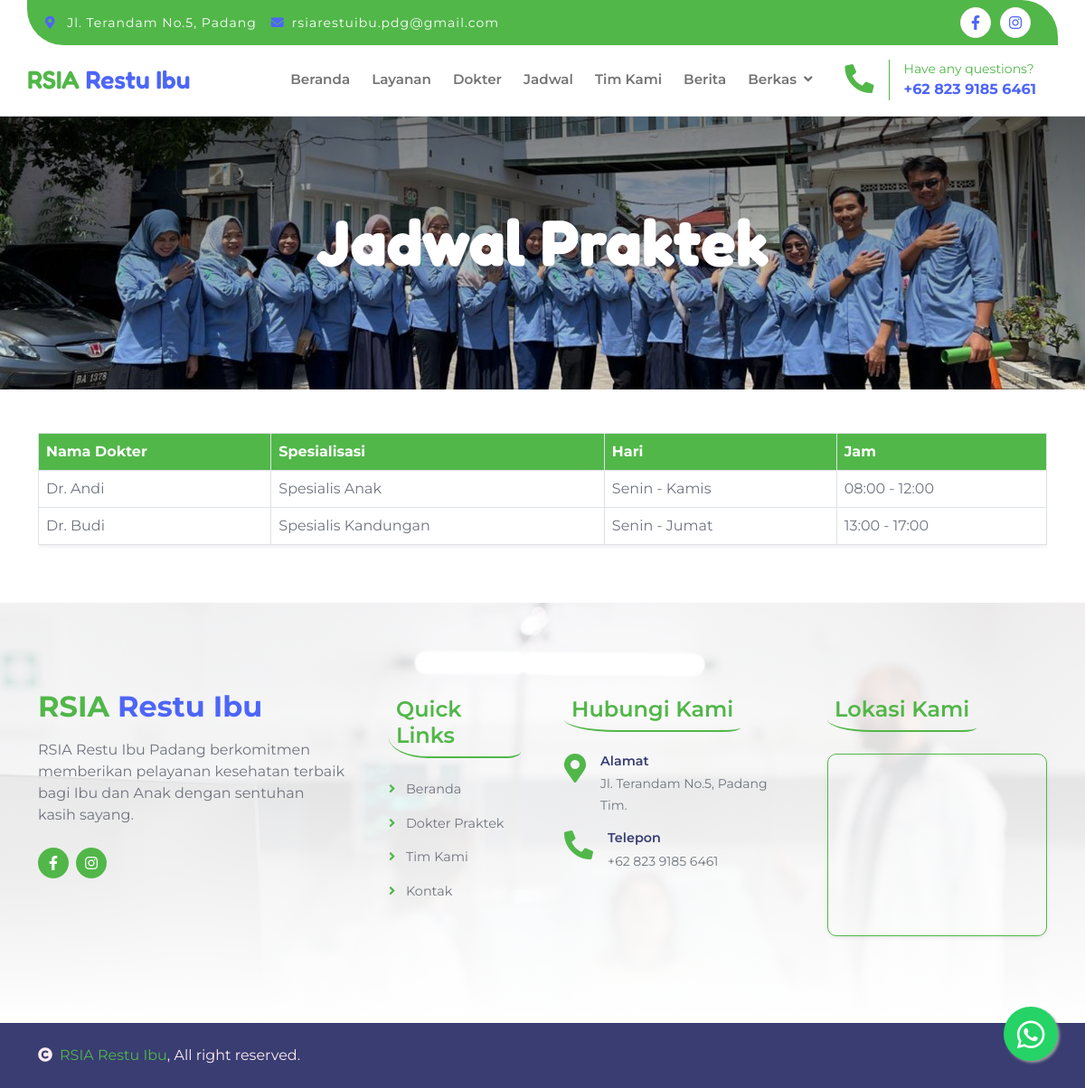
The page /jadwal.php on the database its author committed.
### tables this page shows
CREATE TABLE `schedules` (
  `id` int(11) NOT NULL,
  `doctor_id` int(11) NOT NULL,
  `day` varchar(20) NOT NULL,
  `time` varchar(50) NOT NULL
);

CREATE TABLE `doctors` (
  `id` int(11) NOT NULL,
  `name` varchar(100) NOT NULL,
  `specialization` varchar(100) NOT NULL,
  `image` varchar(255) DEFAULT 'img/team-1.jpg',
  `bio` text DEFAULT NULL,
  `created_at` timestamp NOT NULL DEFAULT current_timestamp()
);

### config/database.php (called while the page is built, shortened)
<?php
class Database {
    private $host = DB_HOST;
    private $dbname = DB_NAME;
    private $user = DB_USER;
    private $pass = DB_PASS;
    private $dbh;
    private $stmt;
    public function __construct() {
        $dsn = 'mysql:host=' . $this->host . ';dbname=' . $this->dbname;
        $options = [
            PDO::ATTR_PERSISTENT => true,
            PDO::ATTR_ERRMODE => PDO::ERRMODE_EXCEPTION
        ];
        try {
            $this->dbh = new PDO($dsn, $this->user, $this->pass, $options);
        } catch(PDOException $e) {
            die("Koneksi gagal: " . $e->getMessage());
        }
    }
    public function query($query) {
        $this->stmt = $this->dbh->prepare($query);
    }
    public function execute() {
        return $this->stmt->execute();
    }
    public function resultSet() {
        $this->execute();
        return $this->stmt->fetchAll(PDO::FETCH_ASSOC);
    }
}
?>

### jadwal.php (the view, shortened to what this page needs)
<?php
require_once 'config/database.php';
 $db = new Database();
 $db->query("SELECT d.name, d.specialization, s.day, s.time
            FROM doctors d
            JOIN schedules s ON d.id = s.doctor_id
            ORDER BY FIELD(s.day, 'Senin', 'Selasa', 'Rabu', 'Kamis', 'Jumat', 'Sabtu', 'Minggu'), s.time");
 $schedules = $db->resultSet();
require_once 'inc/header.php';
?>
    <div class="container-fluid page-header py-5 wow fadeIn" data-wow-delay="0.1s">
        <div class="container text-center py-5">
            <h1 class="display-2 text-white mb-4">Jadwal Praktek</h1>
        </div>
    </div>
    <div class="container-fluid py-5">
        <div class="container">
            <div class="table-responsive">
                <table class="table table-bordered table-hover shadow-sm">
                    <thead class="bg-primary text-white">
                        <tr>
                            <th>Nama Dokter</th>
                            <th>Spesialisasi</th>
                            <th>Hari</th>
                            <th>Jam</th>
                        </tr>
                    </thead>
                    <tbody>
                        <?php foreach($schedules as $row): ?>
                        <tr>
                            <td><?php echo htmlspecialchars($row['name']); ?></td>
                            <td><?php echo htmlspecialchars($row['specialization']); ?></td>
                            <td><?php echo htmlspecialchars($row['day']); ?></td>
                            <td><?php echo htmlspecialchars($row['time']); ?></td>
                        </tr>
                        <?php endforeach; ?>
                    </tbody>
                </table>
            </div>
        </div>
    </div>
<?php require_once 'inc/footer.php'; ?>

### css/style.css (style rules this page uses)
h1, h2, h3, .h1, .h2, .h3 { font-weight: 200; font-family: 'Montserrat', sans-serif; }
.display-1, .display-2, .display-3, .display-4, .display-5, .display-6 { font-weight: 700; font-family: 'Fredoka', sans-serif; }
.wow, .animated { animation-duration: 2s !important; }
.hero-header, .page-header { background: linear-gradient(rgba(0, 0, 0, 0.5), rgba(0, 0, 0, 0.05)), url(../img/hero-img.jpg); background-position: center center; background-repeat: no-repeat; background-size: cover; }

### rows shown on the page
schedules: doctor.name "Dr. Andi", doctor.specialization "Spesialis Anak", day "Senin - Kamis", time "08:00 - 12:00"
schedules: doctor.name "Dr. Budi", doctor.specialization "Spesialis Kandungan", day "Senin - Jumat", time "13:00 - 17:00"
